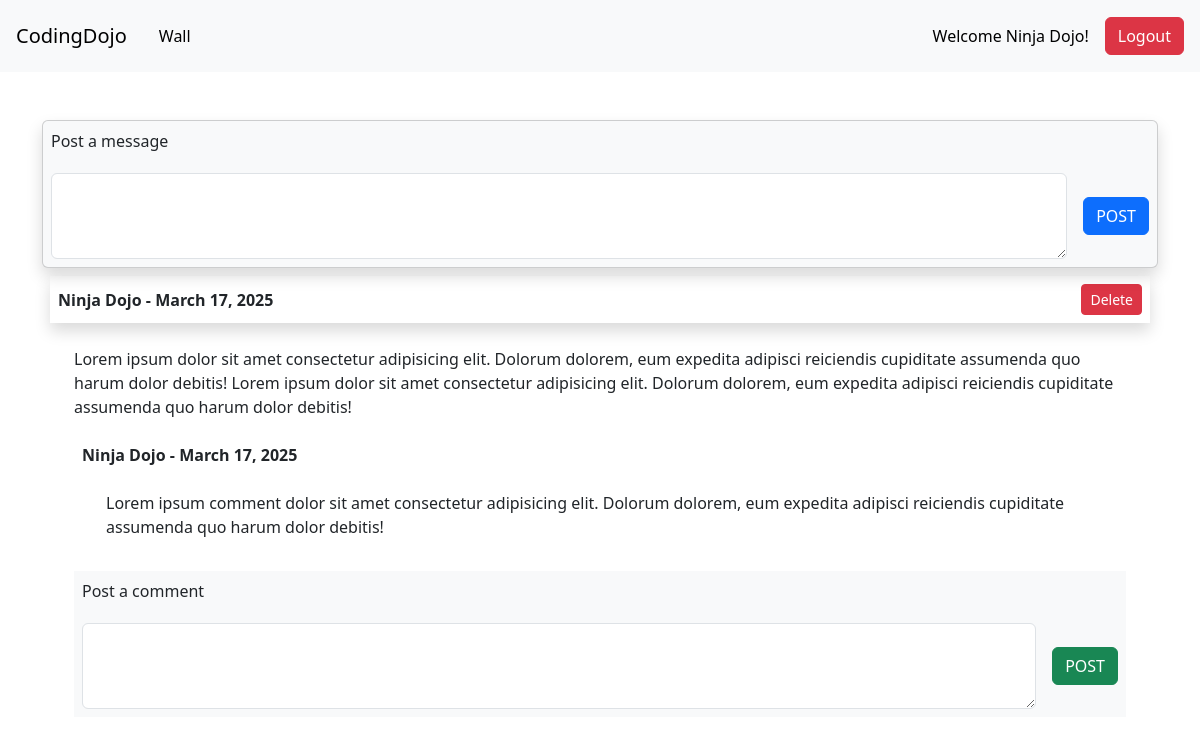
Page /wall/ (signed in) on the committed database.
### the_wall_app/models.py (models this page shows)
class User(models.Model):
    first_name = models.CharField(max_length=45)
    last_name = models.CharField(max_length=45)
    email = models.EmailField(unique=True)
    password = models.CharField(max_length=512)
    created_at = models.DateTimeField(auto_now_add=True)
    updated_at = models.DateTimeField(auto_now=True)
    objects = UserManger()

class Message(models.Model):
    message = models.TextField()
    user = models.ForeignKey(User, related_name="user_messages", on_delete=models.CASCADE)
    created_at = models.DateTimeField(auto_now_add=True)
    updated_at = models.DateTimeField(auto_now=True)
    objects = MessageManager()

class Comment(models.Model):
    created_by_user = models.ForeignKey(User, related_name="user_comments", on_delete=models.CASCADE)
    message = models.ForeignKey(Message, related_name="message_comments", on_delete=models.CASCADE)
    comment = models.TextField()
    created_at = models.DateTimeField(auto_now_add=True)
    updated_at = models.DateTimeField(auto_now=True)
    objects = CommentManager()

### the_wall_app/views.py (the view)
# urls.py: path('wall/' , views.wall, name='wall'),
def wall(request):
    if "user_id" not in request.session:
      return redirect('root')
    this_user = User.objects.get(id=request.session.get('user_id'))
    context = {
       'user': this_user,
       'all_messages': Message.objects.all().order_by('-created_at')
    }
    return render(request, 'wall.html', context)

### the_wall_app/templates/wall.html (shortened to what this page needs)
<!DOCTYPE html>
<html lang="en">
<head>
    {% load bootstrap5 %}
    {% bootstrap_css %}
    {% load static %}
</head>
<body>
    <nav class="navbar navbar-expand-lg navbar-light bg-light p-3 d-flex justify-content-between">
        <div class="d-flex align-items-center">
            <a class="navbar-brand" href="{% url 'wall' %}">CodingDojo</a>
            <a class="text-decoration-none text-black ms-3" href="{% url 'wall' %}">Wall</a>
        </div>
        <div class="d-flex align-items-center gap-3">
            <a class="text-decoration-none text-black" href="#">Welcome {{ user.first_name}} {{user.last_name }}! </a>
            <form action="{% url 'logout' %}" method="post">
                <button class="btn btn-danger" type="submit">Logout</button>
            </form>
        </div>
    </nav>
    <div class="container py-5">
        <section id="create_message">
            <div class="card shadow bg-light bm-3">
                <p class="p-2 mb-1">Post a message</p>
                <form action="{% url 'create_message' %}" method="post"
                      class="d-flex justify-content-between flex-row align-items-center gap-3 p-2">
                    <textarea name="message" rows="3" id="message_post" class="form-control w-100 flex-grow-2"></textarea>
                    <div class="flex-grow-1">
                        <button type="submit" class="btn btn-primary" > POST </button>
                    </div>
                </form>
            </div>
        </section>
        <section id="display_messages py-2">
            {% for message in all_messages %}
            <div class="p-2">
                <div class="d-flex flex-row justify-content-between align-items-center shadow p-2">
                    <p class="fw-bold m-0">
                        {{message.user.first_name}} {{message.user.last_name}} -
                        {{message.created_at | date:"F j, Y" }}
                    </p>
                    {% if user.id == message.user.id %}
                        <a class="btn btn-danger btn-sm" href="{% url 'delete_message' message.id %}">Delete</a>
                    {% endif %}
                </div>
                <div class="m-4">
                    <p> {{ message.message }} </p>
                    {% for comment in message.message_comments.all %}
                    <div class="p-2" >
                        <p class="fw-bold"> {{comment.created_by_user.first_name}} {{comment.created_by_user.last_name}} -
                            {{comment.created_at | date:"F j, Y" }}
                        </p>
                        <div class="m-4">
                           <p>{{comment.comment}}</p>
                        </div>
                    </div>
                    {% endfor %}
                    <div class="bg-light bm-3">
                        <p class="p-2 mb-1">Post a comment</p>
                        <form action="{% url 'create_comment' %}" method="post"
                              class="d-flex justify-content-between flex-row align-items-center gap-3 p-2">
                            <textarea name="comment" rows="3" id="comment_post" class="form-control w-100 flex-grow-2"></textarea>
                            <div class="flex-grow-1">
                                <button type="submit" class="btn btn-success" > POST </button>
                            </div>
                        </form>
                    </div>
                </div>
            </div>
            {% endfor %}
        </section>
    </div>
</body>
</html>

### rows in the picture
User: first_name "Ninja", last_name "Dojo"
Message: user.first_name "Ninja", user.last_name "Dojo", created_at "March 17, 2025", shows "Delete", message "Lorem ipsum dolor sit amet consectetur adipisicing elit. Dolorum dolorem, eum expedita adipisci reiciendis cupiditate assumenda quo harum dolor debitis! Lorem ipsum dolor sit amet consectetur adipisicing elit. Dolorum dolorem, eum expedita adipisci reiciendis cupiditate assumenda quo harum dolor debitis!"
Comment: created_by_user.first_name "Ninja", created_by_user.last_name "Dojo", created_at "March 17, 2025", comment "Lorem ipsum comment dolor sit amet consectetur adipisicing elit. Dolorum dolorem, eum expedita adipisci reiciendis cupiditate assumenda quo harum dolor debitis!"
